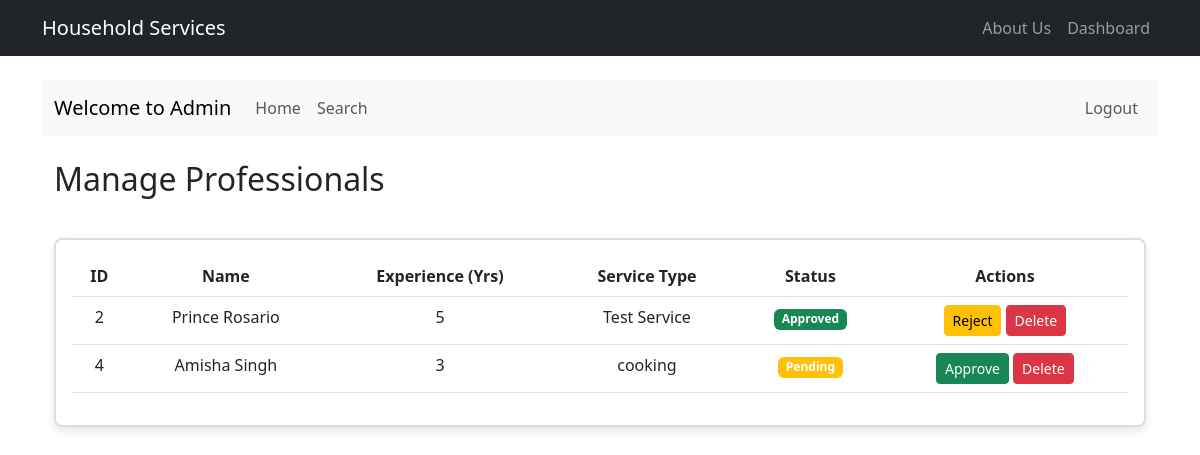
Page /admin/professionals (signed in) on the earlier database version.
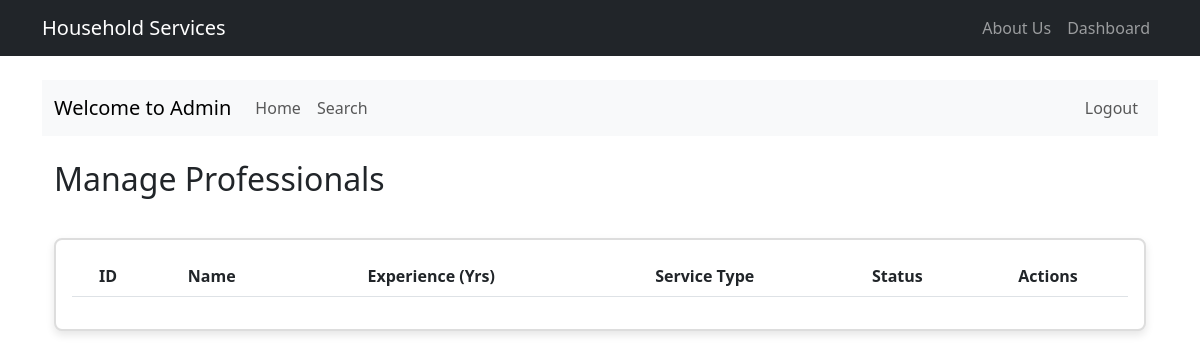
Same page on the later database version.
### model.py (models this page shows, shortened)
class User(UserMixin, db.Model):
    id = db.Column(db.Integer, primary_key=True)
    username = db.Column(db.String(80), unique=True, nullable=False)
    email = db.Column(db.String(120), unique=True, nullable=False)
    password_hash = db.Column(db.String(128), nullable=False)
    type = db.Column(db.String(50), nullable=False)
    created_at = db.Column(db.DateTime, default=datetime.utcnow)
    updated_at = db.Column(db.DateTime, default=datetime.utcnow, onupdate=datetime.utcnow)
    __mapper_args__ = {
        'polymorphic_identity': 'user',
        'polymorphic_on': type
    }

class ServiceProfessional(User):
    __tablename__ = 'service_professional'
    __mapper_args__ = {'polymorphic_identity': 'service_professional'}
    id = db.Column(db.Integer, db.ForeignKey('user.id'), primary_key=True)
    name = db.Column(db.String(100), nullable=False)  # Made nullable=False
    description = db.Column(db.Text)
    service_type = db.Column(db.String(100), nullable=False)  # Made nullable=False
    experience = db.Column(db.Integer, nullable=False)  # Made nullable=False
    address = db.Column(db.String(200), nullable=False)  # Added address field
    pincode = db.Column(db.String(10), nullable=False)  # Added pincode field
    documents_path = db.Column(db.String(255))  # Added documents path
    is_approved = db.Column(db.Boolean, default=False)
    is_active = db.Column(db.Boolean, default=True)
    rating = db.Column(db.Float, default=0.0)
    total_reviews = db.Column(db.Integer, default=0)
    requests = db.relationship('ServiceRequest', backref='professional', lazy='dynamic')

### routes.py (the view)
@app.route('/admin/professionals')
@login_required
def manage_professionals():
    if current_user.type != 'admin':
        flash('Access denied. Admin privileges required.', 'danger')
        return redirect(url_for('dashboard'))
    professionals = ServiceProfessional.query.all()
    return render_template('admin/professionals.html', professionals=professionals)

### app.py (called while the page is built)
@login_manager.user_loader
def load_user(user_id):
    return User.query.get(int(user_id))

### templates/admin/professionals.html
{% extends "main.html" %}
{% block admin_content %}
<div class="container">
    <div class="row mb-4">
        <div class="col-md-12">
            <h2>Manage Professionals</h2>
        </div>
    </div>
    <div class="card">
        <div class="card-body">
            <table class="table">
                <thead>
                    <tr>
                        <th>ID</th>
                        <th>Name</th>
                        <th>Experience (Yrs)</th>
                        <th>Service Type</th>
                        <th>Status</th>
                        <th>Actions</th>
                    </tr>
                </thead>
                <tbody>
                    {% for professional in professionals %}
                    <tr>
                        <td>{{ professional.id }}</td>
                        <td>{{ professional.name }}</td>
                        <td>{{ professional.experience }}</td>
                        <td>{{ professional.service_type }}</td>
                        <td>
                            <span class="badge {% if professional.is_approved %}bg-success{% else %}bg-warning{% endif %}">
                                {{ 'Approved' if professional.is_approved else 'Pending' }}
                            </span>
                        </td>
                        <td>
                            {% if not professional.is_approved %}
                            <a href="{{ url_for('manage_professional_status', professional_id=professional.id, action='approve') }}"
                               class="btn btn-sm btn-success">Approve</a>
                            {% else %}
                            <a href="{{ url_for('manage_professional_status', professional_id=professional.id, action='reject') }}"
                               class="btn btn-sm btn-warning">Reject</a>
                            {% endif %}
                            <a href="{{ url_for('manage_professional_status', professional_id=professional.id, action='delete') }}"
                               class="btn btn-sm btn-danger"
                               onclick="return confirm('Are you sure you want to delete this professional?')">Delete</a>
                        </td>
                    </tr>
                    {% endfor %}
                </tbody>
            </table>
        </div>
    </div>
</div>
{% endblock %}

Differences in the rows shown:
removed ServiceProfessional: id "2", name "Prince Rosario", experience "5", service_type "Test Service", is_approved "Approved"
removed ServiceProfessional: id "4", name "Amisha Singh", experience "3", service_type "cooking", is_approved "Pending"
